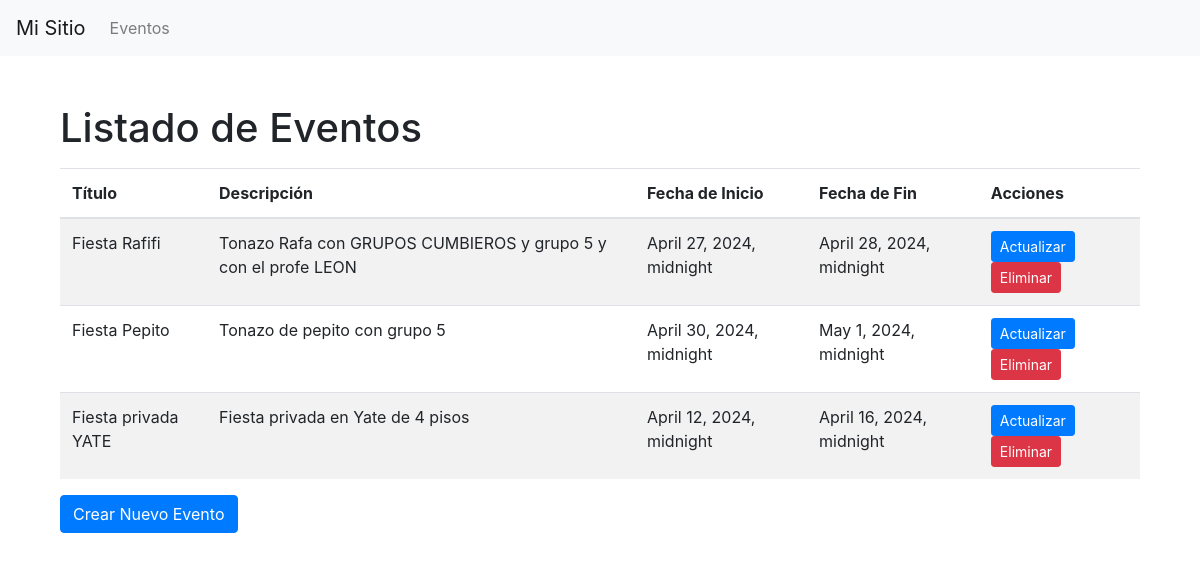
The app's page /evento/lista_eventos/ with its own data.
### evento/models.py (models this page shows, shortened)
class Evento(models.Model):
    titulo = models.CharField(max_length=100)
    descripcion = models.TextField()
    fecha_inicio = models.DateTimeField()
    fecha_fin = models.DateTimeField()
    usuario = models.ForeignKey(Usuario, on_delete=models.CASCADE)

### evento/views.py (the view)
# urls.py: path('lista_eventos/', views.lista_eventos, name='lista_eventos'),
def lista_eventos(request):
    eventos = Evento.objects.all()
    registros = RegistroEvento.objects.all()
    return render(request, 'lista_eventos.html', {'eventos': eventos, 'registros': registros})

### evento/templates/lista_eventos.html
{% extends 'base.html' %}
{% block content %}
<div class="container mt-5">
  <h1>Listado de Eventos</h1>
  <table class="table table-striped mt-3">
    <thead>
      <tr>
        <th>Título</th>
        <th>Descripción</th>
        <th>Fecha de Inicio</th>
        <th>Fecha de Fin</th>
        <th>Acciones</th>
      </tr>
    </thead>
    <tbody>
      {% for evento in eventos %}
      <tr>
        <td>{{ evento.titulo }}</td>
        <td>{{ evento.descripcion }}</td>
        <td>{{ evento.fecha_inicio }}</td>
        <td>{{ evento.fecha_fin }}</td>
        <td>
          <a href="{% url 'actualizar_evento' evento.id %}" class="btn btn-sm btn-primary">Actualizar</a>
          <a href="{% url 'eliminar_evento' evento.id %}" class="btn btn-sm btn-danger">Eliminar</a>
        </td>
      </tr>
      {% endfor %}
    </tbody>
  </table>
  <a href="{% url 'crear_evento' %}" class="btn btn-primary">Crear Nuevo Evento</a>
</div>
{% endblock %}

### evento/templates/base.html (shortened to what this page needs)
<!DOCTYPE html>
<html lang="en">
<head>
    <link rel="stylesheet" href="https://stackpath.bootstrapcdn.com/bootstrap/4.5.2/css/bootstrap.min.css">
</head>
<body>
    <nav class="navbar navbar-expand-lg navbar-light bg-light">
        <a class="navbar-brand" href="#">Mi Sitio</a>
        <div class="collapse navbar-collapse" id="navbarSupportedContent">
            <ul class="navbar-nav mr-auto">
                <li class="nav-item">
                    <a class="nav-link" href="{% url 'lista_eventos' %}">Eventos</a>
                </li>
            </ul>
        </div>
    </nav>
    <div class="container mt-4">
        {% block content %}
        {% endblock %}
    </div>
</body>
</html>

### records on screen
Evento: titulo "Fiesta Rafifi", descripcion "Tonazo Rafa con GRUPOS CUMBIEROS y grupo 5 y con el profe LEON", fecha_inicio "April 27, 2024, midnight", fecha_fin "April 28, 2024, midnight"
Evento: titulo "Fiesta Pepito", descripcion "Tonazo de pepito con grupo 5", fecha_inicio "April 30, 2024, midnight", fecha_fin "May 1, 2024, midnight"
Evento: titulo "Fiesta privada YATE", descripcion "Fiesta privada en Yate de 4 pisos", fecha_inicio "April 12, 2024, midnight", fecha_fin "April 16, 2024, midnight"
